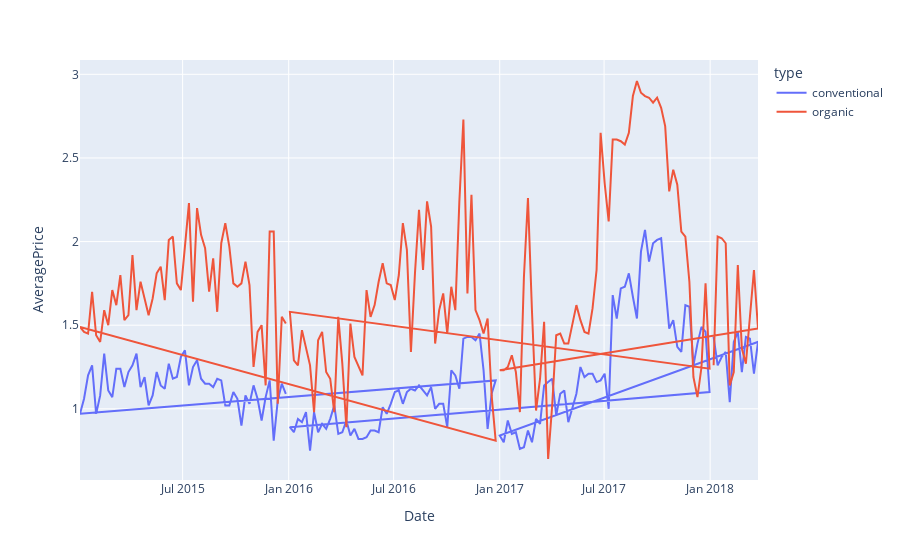

This figure's notebook cell:
### Code cell
df = pd.read_csv("C:/Users/webxpert/Data Science Project/Avocado.csv")

import plotly.express as px

print(df['type'].value_counts(dropna=False))
print(df['region'].value_counts(dropna=False))

msk = df['region'] == 'Seattle'

px.line(stock_df[msk], x='Date', y='AveragePrice', color='type')

### Figure 1 — Plotly figure (JSON) as saved in the notebook; plotly's stock layout.template omitted (floating-point values rounded to 4 significant figures; data arrays with more than 128 entries replaced by an {"elided": "..."} marker saying what was removed)
{"data": [{"hovertemplate": "type=conventional<br>Date=%{x}<br>AveragePrice=%{y}<extra></extra>", "legendgroup": "conventional", "line": {"color": "#636efa", "dash": "solid"}, "marker": {"symbol": "circle"}, "mode": "lines", "name": "conventional", "orientation": "v", "showlegend": true, "type": "scatter", "x": {"elided": "169 str values"}, "xaxis": "x", "y": {"elided": "169 float values"}, "yaxis": "y"}, {"hovertemplate": "type=organic<br>Date=%{x}<br>AveragePrice=%{y}<extra></extra>", "legendgroup": "organic", "line": {"color": "#EF553B", "dash": "solid"}, "marker": {"symbol": "circle"}, "mode": "lines", "name": "organic", "orientation": "v", "showlegend": true, "type": "scatter", "x": {"elided": "169 str values"}, "xaxis": "x", "y": {"elided": "169 float values"}, "yaxis": "y"}], "layout": {"legend": {"title": {"text": "type"}, "tracegroupgap": 0}, "margin": {"t": 60}, "xaxis": {"anchor": "y", "domain": [0, 1], "title": {"text": "Date"}}, "yaxis": {"anchor": "x", "domain": [0, 1], "title": {"text": "AveragePrice"}}}}
